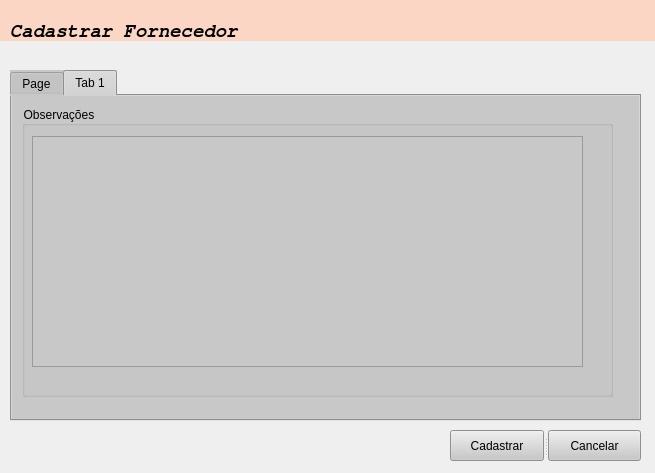
<?xml version="1.0" encoding="UTF-8"?>
<ui version="4.0">
 <class>Form</class>
 <widget class="QWidget" name="Form">
  <property name="geometry">
   <rect>
    <x>0</x>
    <y>0</y>
    <width>655</width>
    <height>473</height>
   </rect>
  </property>
  <property name="sizePolicy">
   <sizepolicy hsizetype="Fixed" vsizetype="Fixed">
    <horstretch>0</horstretch>
    <verstretch>0</verstretch>
   </sizepolicy>
  </property>
  <property name="minimumSize">
   <size>
    <width>655</width>
    <height>473</height>
   </size>
  </property>
  <property name="focusPolicy">
   <enum>Qt::TabFocus</enum>
  </property>
  <property name="windowTitle">
   <string>Cadastrar Fornecedor</string>
  </property>
  <widget class="QLabel" name="label_3">
   <property name="geometry">
    <rect>
     <x>10</x>
     <y>20</y>
     <width>231</width>
     <height>21</height>
    </rect>
   </property>
   <property name="font">
    <font>
     <family>FreeMono</family>
     <pointsize>14</pointsize>
     <weight>75</weight>
     <italic>true</italic>
     <bold>true</bold>
    </font>
   </property>
   <property name="styleSheet">
    <string notr="true"/>
   </property>
   <property name="text">
    <string>Cadastrar Fornecedor</string>
   </property>
  </widget>
  <widget class="QTabWidget" name="tabWidget">
   <property name="geometry">
    <rect>
     <x>10</x>
     <y>70</y>
     <width>631</width>
     <height>351</height>
    </rect>
   </property>
   <property name="styleSheet">
    <string notr="true">background: rgb(200, 200,200);</string>
   </property>
   <property name="currentIndex">
    <number>1</number>
   </property>
   <widget class="QWidget" name="tab">
    <attribute name="title">
     <string>Page</string>
    </attribute>
    <layout class="QGridLayout" name="gridLayout_2">
     <item row="0" column="0">
      <widget class="QGroupBox" name="groupBox">
       <property name="focusPolicy">
        <enum>Qt::TabFocus</enum>
       </property>
       <property name="title">
        <string>Dados</string>
       </property>
       <widget class="QSplitter" name="splitter_2">
        <property name="geometry">
         <rect>
          <x>310</x>
          <y>190</y>
          <width>81</width>
          <height>20</height>
         </rect>
        </property>
        <property name="orientation">
         <enum>Qt::Horizontal</enum>
        </property>
       </widget>
       <widget class="QGroupBox" name="groupBox_3">
        <property name="geometry">
         <rect>
          <x>10</x>
          <y>196</y>
          <width>591</width>
          <height>101</height>
         </rect>
        </property>
        <property name="title">
         <string>Prioridade</string>
        </property>
        <widget class="QLabel" name="label_22">
         <property name="geometry">
          <rect>
           <x>10</x>
           <y>30</y>
           <width>91</width>
           <height>16</height>
          </rect>
         </property>
         <property name="text">
          <string>Classificação:</string>
         </property>
        </widget>
        <widget class="QWidget" name="layoutWidget">
         <property name="geometry">
          <rect>
           <x>10</x>
           <y>50</y>
           <width>411</width>
           <height>22</height>
          </rect>
         </property>
         <layout class="QHBoxLayout" name="horizontalLayout">
          <item>
           <widget class="QRadioButton" name="radioButton">
            <property name="text">
             <string>Ótima</string>
            </property>
           </widget>
          </item>
          <item>
           <widget class="QRadioButton" name="radioButton_2">
            <property name="text">
             <string>Boa</string>
            </property>
           </widget>
          </item>
          <item>
           <widget class="QRadioButton" name="radioButton_3">
            <property name="text">
             <string>Regular</string>
            </property>
           </widget>
          </item>
          <item>
           <widget class="QRadioButton" name="radioButton_4">
            <property name="text">
             <string>Ruím</string>
            </property>
           </widget>
          </item>
         </layout>
        </widget>
       </widget>
       <widget class="QWidget" name="layoutWidget">
        <property name="geometry">
         <rect>
          <x>10</x>
          <y>20</y>
          <width>581</width>
          <height>175</height>
         </rect>
        </property>
        <layout class="QGridLayout" name="gridLayout">
         <property name="leftMargin">
          <number>5</number>
         </property>
         <property name="topMargin">
          <number>11</number>
         </property>
         <property name="rightMargin">
          <number>17</number>
         </property>
         <property name="bottomMargin">
          <number>28</number>
         </property>
         <property name="horizontalSpacing">
          <number>6</number>
         </property>
         <item row="1" column="4" rowspan="2">
          <widget class="QLineEdit" name="lineEdit_4"/>
         </item>
         <item row="3" column="0">
          <widget class="QLabel" name="label_9">
           <property name="text">
            <string>Site</string>
           </property>
          </widget>
         </item>
         <item row="0" column="1">
          <widget class="QLineEdit" name="lineEdit">
           <property name="enabled">
            <bool>false</bool>
           </property>
          </widget>
         </item>
         <item row="1" column="0">
          <widget class="QLabel" name="label_4">
           <property name="text">
            <string>Nome</string>
           </property>
          </widget>
         </item>
         <item row="0" column="4">
          <widget class="QLineEdit" name="lineEdit_3"/>
         </item>
         <item row="0" column="3">
          <widget class="QLabel" name="label_5">
           <property name="text">
            <string>Descrição</string>
           </property>
          </widget>
         </item>
         <item row="1" column="1">
          <widget class="QLineEdit" name="lineEdit_2"/>
         </item>
         <item row="3" column="1" colspan="2">
          <widget class="QLineEdit" name="lineEdit_6"/>
         </item>
         <item row="1" column="3" rowspan="2">
          <widget class="QLabel" name="label_7">
           <property name="text">
            <string>Endereço</string>
           </property>
          </widget>
         </item>
         <item row="2" column="1">
          <widget class="QLineEdit" name="lineEdit_5"/>
         </item>
         <item row="0" column="0">
          <widget class="QLabel" name="label_2">
           <property name="text">
            <string>Codigo</string>
           </property>
          </widget>
         </item>
         <item row="2" column="0">
          <widget class="QLabel" name="label_8">
           <property name="text">
            <string>Telefone</string>
           </property>
          </widget>
         </item>
        </layout>
       </widget>
      </widget>
     </item>
    </layout>
   </widget>
   <widget class="QWidget" name="Cadastro">
    <attribute name="title">
     <string>Tab 1</string>
    </attribute>
    <widget class="QGroupBox" name="groupBox_2">
     <property name="geometry">
      <rect>
       <x>10</x>
       <y>10</y>
       <width>591</width>
       <height>291</height>
      </rect>
     </property>
     <property name="title">
      <string>Observações</string>
     </property>
     <widget class="QPlainTextEdit" name="plainTextEdit">
      <property name="geometry">
       <rect>
        <x>10</x>
        <y>30</y>
        <width>551</width>
        <height>231</height>
       </rect>
      </property>
     </widget>
    </widget>
   </widget>
  </widget>
  <widget class="QSplitter" name="splitter">
   <property name="geometry">
    <rect>
     <x>450</x>
     <y>430</y>
     <width>191</width>
     <height>31</height>
    </rect>
   </property>
   <property name="orientation">
    <enum>Qt::Horizontal</enum>
   </property>
   <widget class="QPushButton" name="pushButton">
    <property name="styleSheet">
     <string notr="true">image: url(:/img/img/icons8-ok-filled.svg);
background-color:   rgb(200,200,200);</string>
    </property>
    <property name="text">
     <string>Cadastrar</string>
    </property>
    <property name="icon">
     <iconset resource="recursos.qrc">
      <normaloff>:/img/img/icons8-ok-filled.svg</normaloff>:/img/img/icons8-ok-filled.svg</iconset>
    </property>
   </widget>
   <widget class="QPushButton" name="pushButton_2">
    <property name="styleSheet">
     <string notr="true">background-color:   rgb(200,200,200);</string>
    </property>
    <property name="text">
     <string>Cancelar</string>
    </property>
    <property name="icon">
     <iconset resource="recursos.qrc">
      <normaloff>:/img/img/icons8-cancelar.svg</normaloff>:/img/img/icons8-cancelar.svg</iconset>
    </property>
   </widget>
  </widget>
  <widget class="QLabel" name="label_6">
   <property name="geometry">
    <rect>
     <x>0</x>
     <y>0</y>
     <width>658</width>
     <height>41</height>
    </rect>
   </property>
   <property name="styleSheet">
    <string notr="true">background-color:  rgba(255, 207, 183, 200);</string>
   </property>
   <property name="text">
    <string/>
   </property>
  </widget>
  <widget class="QLabel" name="label">
   <property name="geometry">
    <rect>
     <x>490</x>
     <y>0</y>
     <width>141</width>
     <height>81</height>
    </rect>
   </property>
   <property name="styleSheet">
    <string notr="true">image: url(:/img/img/hotel-supplier.svg);</string>
   </property>
   <property name="text">
    <string/>
   </property>
  </widget>
  <zorder>label_6</zorder>
  <zorder>label_3</zorder>
  <zorder>tabWidget</zorder>
  <zorder>splitter</zorder>
  <zorder>label</zorder>
 </widget>
 <tabstops>
  <tabstop>lineEdit_2</tabstop>
  <tabstop>lineEdit_5</tabstop>
  <tabstop>lineEdit_6</tabstop>
  <tabstop>lineEdit_3</tabstop>
  <tabstop>lineEdit_4</tabstop>
  <tabstop>pushButton</tabstop>
  <tabstop>lineEdit</tabstop>
  <tabstop>groupBox</tabstop>
  <tabstop>plainTextEdit</tabstop>
  <tabstop>pushButton_2</tabstop>
  <tabstop>tabWidget</tabstop>
 </tabstops>
 <resources>
  <include location="recursos.qrc"/>
 </resources>
 <connections/>
</ui>
